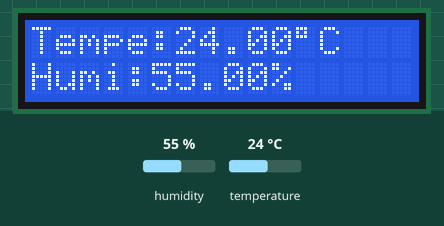
This sketch was run on a simulated Arduino Uno, built with avr-gcc and run on an emulated ATmega328P. Parts: 16×2 character LCD. Inputs (shaded band) come from the test bench; at power-on: humidity 55 %, temperature 24 °C. What the sketch prints to the serial monitor is not drawn.

Above: at 1.2 s.
1.3 s: humidity set to 22 %
At 2.4 s:
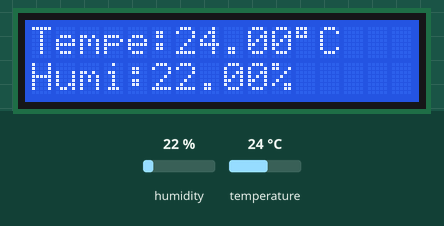
3.1 s: temperature set to 12 °C
At 4.3 s:
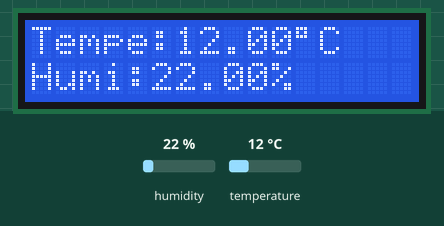
4.7 s: humidity set to 40 %
At 6.0 s:
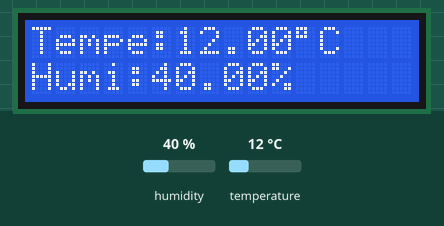
6.3 s: temperature set to 19 °C
At 6.8 s:
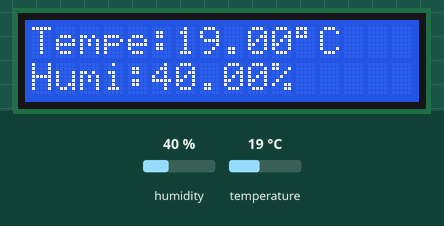
Timing chart, 0 to 8.9 s (numbered marks = the images above; inputs shaded):
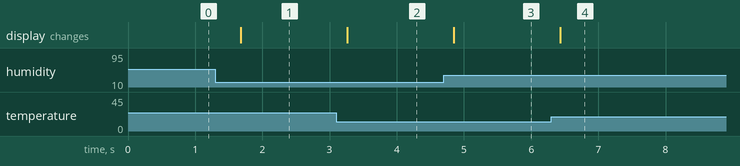

Measured:
- after the input at 1.3 s, the display: changes after 0.38 s (image 1)
- after the input at 3.1 s, the display: changes after 0.16 s (image 2)
- after the input at 4.7 s, the display: changes after 0.15 s (image 3)
- after the input at 6.3 s, the display: changes after 0.13 s (image 4)

The sketch:

sketch_jan16a.ino
```cpp
#include <LiquidCrystal.h>
#include <dht.h>
LiquidCrystal lcd(8, 9, 4, 5, 6, 7);
dht DHT;

#define DHT11_PIN 3
int i = 0;
void setup() {
      // set up the LCD's number of columns and rows:
      lcd.begin(16, 2);
      Serial.begin(9600);
}

void loop() {
  int chk = DHT.read11(DHT11_PIN);
  lcd.setCursor(0,0);
  lcd.print("Tempe:");
  if(DHT.temperature > 0){
  lcd.print(DHT.temperature);
  lcd.print((char)223);
  lcd.print("C");
  }


  lcd.setCursor(0,1);
  lcd.print("Humi:");
  if(DHT.humidity > 0){
  lcd.print(DHT.humidity);
    lcd.print("%");
  }


    Serial.print("Temperature = ");
  Serial.println(DHT.temperature);
  Serial.print("Humidity = ");
  Serial.println(DHT.humidity);
  delay(500);

}
```
